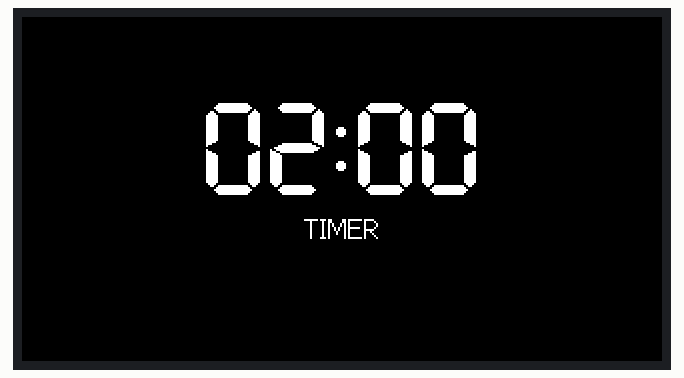
This sketch was run on a simulated ESP32. Parts: 320×172 colour display.

Above: at 0.4 s.
At 4.3 s:
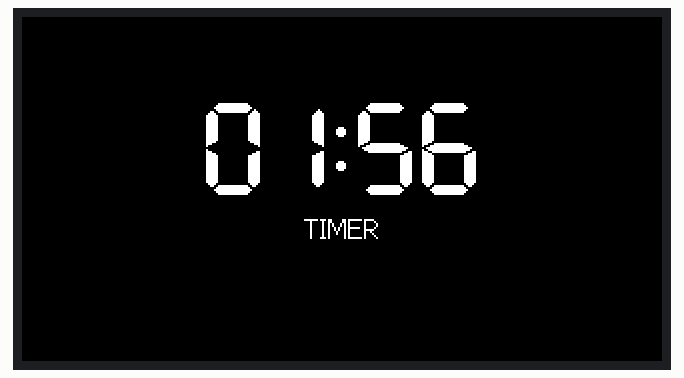
At 9.3 s:
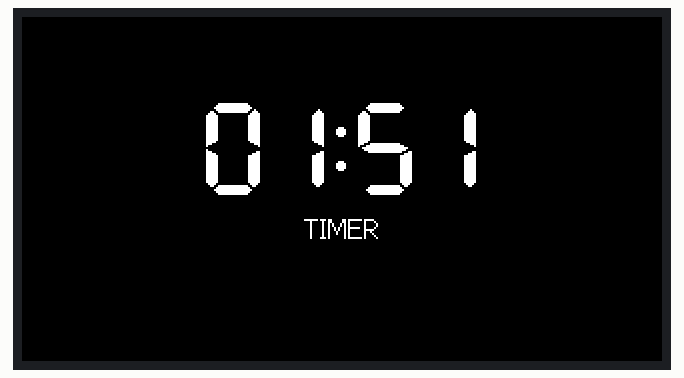
At 18.5 s:
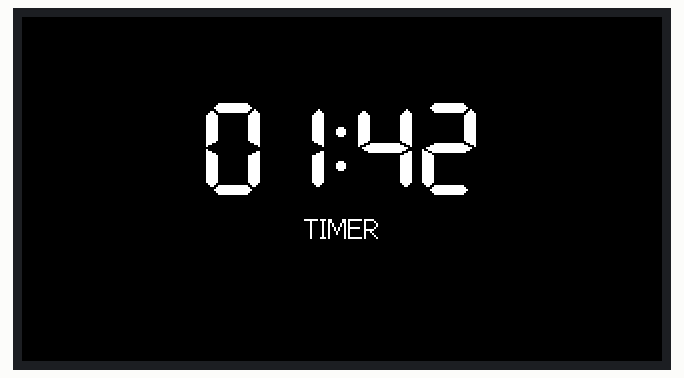
At 28.4 s:
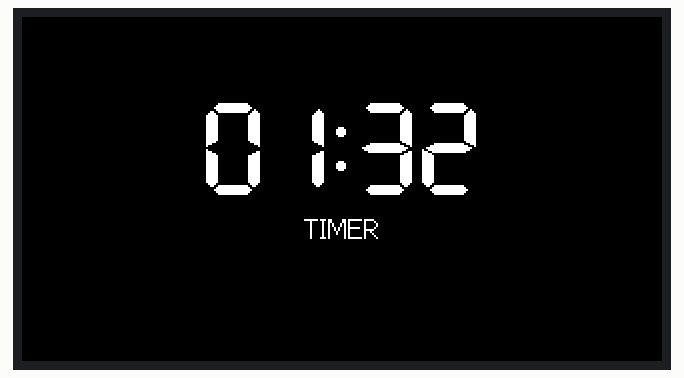
At 38.4 s:
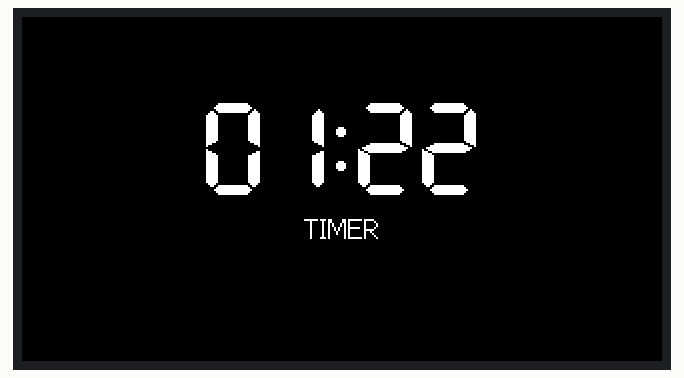

Measured:
- what the display in image 0 shows lasts 1.1 s, from 0.3 s to 1.4 s

The sketch:

Alarm_bygpt.ino
```cpp
#include <LovyanGFX.hpp>

#define PIN_LCD_MOSI  6     // LCD_MOSI -> GPIO6
#define PIN_LCD_SCLK  7     // LCD_SCLK -> GPIO7
#define PIN_LCD_CS    14    // LCD_CS   -> GPIO14
#define PIN_LCD_DC    15    // LCD_DC   -> GPIO15
#define PIN_LCD_RST   21    // LCD_RST  -> GPIO21
#define PIN_LCD_BL    22    // LCD_BL   -> GPIO22

static const int  PANEL_W = 172;
static const int  PANEL_H = 320;
static const bool PANEL_INVERT = true;
static const bool PANEL_RGB_ORDER = false;

#define COUNT_MIN  2
#define COUNT_SEC  0
#define ALARM_FLASH_SECONDS 30
#define FLASH_INTERVAL_MS  300

class LGFX_ST7789 : public lgfx::LGFX_Device {
  lgfx::Panel_ST7789 _panel;
  lgfx::Bus_SPI _bus;
public:
  LGFX_ST7789() {
    auto b = _bus.config();
    b.spi_host   = SPI2_HOST;   // ESP32-C6 SPI2
    b.freq_write = 40000000;    // 40 MHz
    b.pin_sclk   = PIN_LCD_SCLK;
    b.pin_mosi   = PIN_LCD_MOSI;
    b.pin_miso   = -1;
    b.pin_dc     = PIN_LCD_DC;
    _bus.config(b);
    _panel.setBus(&_bus);

    auto p = _panel.config();
    p.pin_cs   = PIN_LCD_CS;
    p.pin_rst  = PIN_LCD_RST;
    p.pin_busy = -1;
    p.panel_width  = PANEL_W;
    p.panel_height = PANEL_H;
    p.offset_x = 0;
    p.offset_y = 0;
    p.invert   = PANEL_INVERT;
    p.readable = false;
    p.rgb_order= PANEL_RGB_ORDER;
    p.memory_width  = p.panel_width;
    p.memory_height = p.panel_height;
    _panel.config(p);

    setPanel(&_panel);
  }
} display;

static uint32_t countdown_total_ms = (uint32_t)(COUNT_MIN * 60UL + COUNT_SEC) * 1000UL;
static uint32_t start_ms = 0;
static bool     alarm_phase = false;
static uint32_t alarm_start_ms = 0;
static bool     flash_red = false;
static uint32_t last_flash_toggle = 0;

void drawCountdown(uint32_t remain_ms) {
  uint32_t remain_s = (remain_ms + 999) / 1000;
  uint32_t m = remain_s / 60;
  uint32_t s = remain_s % 60;

  display.startWrite();
  display.fillScreen(TFT_BLACK);
  display.setTextDatum(textdatum_t::middle_center);

  display.setFont(&fonts::Font7);
  display.setTextColor(TFT_WHITE, TFT_BLACK);
  char buf[16];
  snprintf(buf, sizeof(buf), "%02lu:%02lu", (unsigned long)m, (unsigned long)s);
  display.drawString(buf, display.width()/2, display.height()/2 - 20);

  display.setFont(&fonts::Font2);
  display.drawString("TIMER", display.width()/2, display.height()/2 + 20);
  display.endWrite();
}

void drawAlarmFlash(bool redFrame) {
  display.startWrite();
  display.fillScreen(redFrame ? TFT_RED : TFT_BLACK);
  display.setTextDatum(textdatum_t::middle_center);
  display.setFont(&fonts::Font7);
  display.setTextColor(TFT_WHITE, redFrame ? TFT_RED : TFT_BLACK);
  display.drawString("TIME UP!", display.width()/2, display.height()/2);
  display.endWrite();
}

void setup() {
  pinMode(PIN_LCD_BL, OUTPUT);
  digitalWrite(PIN_LCD_BL, HIGH);

  display.init();
  display.setRotation(1);
  display.fillScreen(TFT_BLACK);

  start_ms = millis();
  alarm_phase = false;
  drawCountdown(countdown_total_ms);
}

void loop() {
  uint32_t now = millis();

  if (!alarm_phase) {
    uint32_t elapsed = now - start_ms;
    if (elapsed >= countdown_total_ms) {
      alarm_phase = true;
      alarm_start_ms = now;
      last_flash_toggle = 0;
      flash_red = false;
      drawAlarmFlash(flash_red);
      return;
    }

    uint32_t remain = countdown_total_ms - elapsed;
    static uint32_t last_draw = 0;
    if (now - last_draw > 200) {
      drawCountdown(remain);
      last_draw = now;
    }
  } else {
    uint32_t alarm_elapsed = now - alarm_start_ms;
    if (alarm_elapsed < (uint32_t)ALARM_FLASH_SECONDS * 1000UL) {
      if (now - last_flash_toggle >= FLASH_INTERVAL_MS) {
        flash_red = !flash_red;
        drawAlarmFlash(flash_red);
        last_flash_toggle = now;
      }
    } else {
      drawCountdown(0);
      // start_ms = now;
      // alarm_phase = false;
      // drawCountdown(countdown_total_ms);
      while (true) delay(1000);
    }
  }

  delay(10);
}
```
